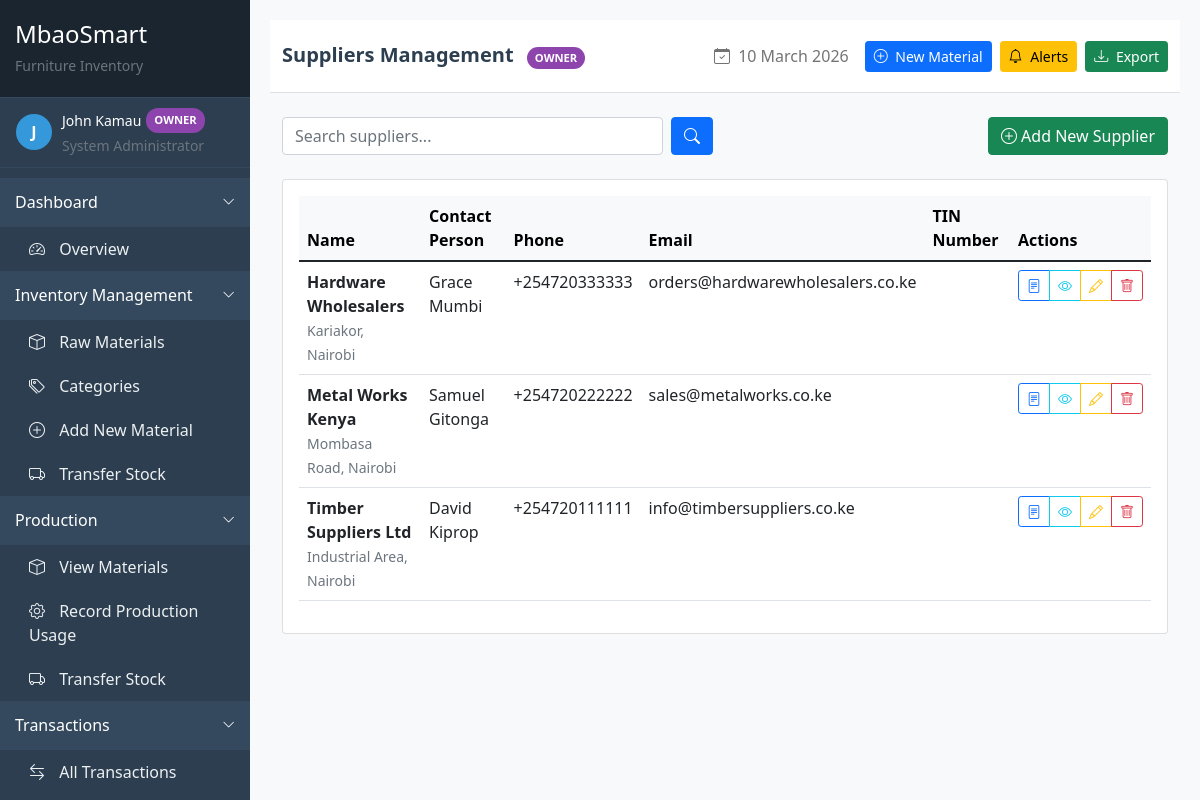
The app's page /procurement/suppliers/ (signed in) with its own data.
### accounts/models.py (models this page shows, shortened)
class User(AbstractUser):
    USER_ROLES = (
        ('owner', 'Owner'),
        ('store_manager', 'Store Manager'),
        ('production_manager', 'Production Manager'),
        ('supervisor', 'Supervisor'),
        ('accountant', 'Accountant'),
        ('fundi', 'Fundi/Worker'),
        ('sales_person', 'Sales Person'),
        ('shop_manager', 'Shop Manager'),
    )
    phone_regex = RegexValidator(
        regex=r'^\+?1?\d{9,15}$',
        message="Phone number must be entered in the format: '+254700123456'. Up to 15 digits allowed."
    )
    role = models.CharField(max_length=20, choices=USER_ROLES, default='fundi')
    phone_number = models.CharField(validators=[phone_regex], max_length=17, blank=True)
    address = models.TextField(blank=True)
    id_number = models.CharField(max_length=20, blank=True)
    kra_pin = models.CharField(max_length=20, blank=True)
    nhif_number = models.CharField(max_length=20, blank=True)
    nssf_number = models.CharField(max_length=20, blank=True)
    bank_name = models.CharField(max_length=100, blank=True)
    bank_account = models.CharField(max_length=50, blank=True)
    branch = models.CharField(max_length=100, blank=True)
    date_joined = models.DateField(auto_now_add=True)
    profile_picture = models.ImageField(upload_to='profile_pics/', blank=True)
    is_active = models.BooleanField(default=True)
    class Meta:
        ordering = ['-date_joined']

### procurement/models.py (models this page shows, shortened)
class Supplier(models.Model):
    name = models.CharField(max_length=200)
    contact_person = models.CharField(max_length=100)
    phone = models.CharField(max_length=20)
    email = models.EmailField()
    address = models.TextField()
    tin_number = models.CharField(max_length=50, verbose_name="TIN Number")
    created_at = models.DateTimeField(auto_now_add=True)
    updated_at = models.DateTimeField(auto_now=True)
    class Meta:
        ordering = ['name']
        verbose_name = "Supplier"
        verbose_name_plural = "Suppliers"

### procurement/views.py (the view, shortened to what this page needs)
# urls.py: path('suppliers/', views.SupplierListView.as_view(), name='supplier_list'),
class SupplierListView(LoginRequiredMixin, PermissionRequiredMixin, ListView):
    model = Supplier
    template_name = 'procurement/supplier_list.html'
    context_object_name = 'suppliers'
    permission_required = 'procurement.view_supplier'
    paginate_by = 20
    def get_queryset(self):
        queryset = super().get_queryset()
        search_query = self.request.GET.get('search', '')
        return queryset

### inventory/context_processors.py (called while the page is built)
def stock_alert_count(request):
    if request.user.is_authenticated:
        count = StockAlert.objects.filter(is_active=True).count()
        return {'stock_alert_count': count}
    return {'stock_alert_count': 0}

### templates/procurement/supplier_list.html (shortened to what this page needs)
{% extends 'base/base.html' %}
{% load crispy_forms_tags %}
{% block page_title %}Suppliers Management{% endblock %}
{% block content %}
<div class="row mb-4">
    <div class="col-md-6">
        <form method="get" class="d-flex">
            <input type="text" name="search" class="form-control me-2"
                   placeholder="Search suppliers..." value="{{ request.GET.search }}">
            <button type="submit" class="btn btn-primary">
                <i class="bi bi-search"></i>
            </button>
        </form>
    </div>
    <div class="col-md-6 text-end">
        {% if perms.procurement.add_supplier %}
        <a href="{% url 'accounts:supplier_create' %}" class="btn btn-success">
            <i class="bi bi-plus-circle"></i> Add New Supplier
        </a>
        {% endif %}
    </div>
</div>
<div class="card">
    <div class="card-body">
        <div class="table-responsive">
            <table class="table table-hover">
                <thead class="table-light">
                    <tr>
                        <th>Name</th>
                        <th>Contact Person</th>
                        <th>Phone</th>
                        <th>Email</th>
                        <th>TIN Number</th>
                        <th>Actions</th>
                    </tr>
                </thead>
                <tbody>
                    {% for supplier in suppliers %}
                    <tr>
                        <td>
                            <strong>{{ supplier.name }}</strong><br>
                            <small class="text-muted">{{ supplier.address|truncatechars:50 }}</small>
                        </td>
                        <td>{{ supplier.contact_person }}</td>
                        <td>{{ supplier.phone }}</td>
                        <td>{{ supplier.email }}</td>
                        <td>{{ supplier.tin_number }}</td>
                        <td>
                            <div class="btn-group btn-group-sm">
                                <a href="{% url 'accounts:purchase_order_create' %}?supplier={{ supplier.id }}"
                                   class="btn btn-outline-primary" title="Create PO">
                                    <i class="bi bi-file-text"></i>
                                </a>
                                <a href="#" class="btn btn-outline-info" title="View Details">
                                    <i class="bi bi-eye"></i>
                                </a>
                                {% if perms.procurement.change_supplier %}
                                <a href="{% url 'accounts:supplier_edit' supplier.pk %}"
                                   class="btn btn-outline-warning" title="Edit">
                                    <i class="bi bi-pencil"></i>
                                </a>
                                {% endif %}
                                {% if perms.procurement.delete_supplier %}
                                <a href="{% url 'accounts:supplier_delete' supplier.pk %}"
                                   class="btn btn-outline-danger confirm-delete" title="Delete">
                                    <i class="bi bi-trash"></i>
                                </a>
                                {% endif %}
                            </div>
                        </td>
                    </tr>
                    {% endfor %}
                </tbody>
            </table>
        </div>
    </div>
</div>
{% endblock %}

### templates/base/base.html (shortened to what this page needs)
<!DOCTYPE html>
<html lang="en">
<head>
    <link href="https://cdn.jsdelivr.net/npm/bootstrap@5.1.3/dist/css/bootstrap.min.css" rel="stylesheet">
    <link rel="stylesheet" href="https://cdn.jsdelivr.net/npm/bootstrap-icons@1.8.1/font/bootstrap-icons.css">
</head>
<body>
    <div class="sidebar" id="sidebarMenu">
        <div class="sidebar-header">
            <h4 class="text-white mb-1">MbaoSmart</h4>
            <small class="text-muted">Furniture Inventory</small>
        </div>
        <div class="sidebar-content">
            <div class="user-info px-3">
                <div class="d-flex align-items-center">
                    <div class="user-avatar">
                        {{ request.user.get_full_name|default:request.user.username|first|upper }}
                    </div>
                    <div>
                        <div class="text-white small d-flex align-items-center">
                            {{ request.user.get_full_name|default:request.user.username }}
                            <span class="role-badge {{ request.user.role }}">{{ request.user.get_role_display }}</span>
                        </div>
                        <small class="text-muted">
                            {% if request.user.role == 'owner' %}System Administrator
                            {% elif request.user.role == 'store_manager' %}Inventory Manager
                            {% elif request.user.role == 'production_manager' %}Production Manager
                            {% elif request.user.role == 'accountant' %}Financial Controller
                            {% elif request.user.role == 'fundi' %}Workshop Staff
                            {% else %}Staff Member{% endif %}
                        </small>
                    </div>
                </div>
            </div>
            <div class="menu-section {% if request.resolver_match.url_name == 'dashboard' %}active{% endif %}" data-toggle="dashboard-section">
                <span>Dashboard</span>
                <i class="bi bi-chevron-down toggle-icon"></i>
            </div>
            <div class="submenu" id="dashboard-section">
                <a class="menu-item {% if request.resolver_match.url_name == 'dashboard' %}active{% endif %}"
                   href="{% url 'inventory:dashboard' %}">
                    <div>
                        <i class="bi bi-speedometer2"></i> Overview
                    </div>
                </a>
            </div>
            {% if request.user.role == 'owner' or request.user.role == 'store_manager' %}
            <div class="menu-section" data-toggle="inventory-section">
                <span>Inventory Management</span>
                <i class="bi bi-chevron-down toggle-icon"></i>
            </div>
            <div class="submenu" id="inventory-section">
                <a class="menu-item {% if 'raw-material-list' in request.path %}active{% endif %}"
                   href="{% url 'inventory:raw_material_list' %}">
                    <div>
                        <i class="bi bi-box"></i> Raw Materials
                    </div>
                </a>
                <a class="menu-item {% if 'category-list' in request.path %}active{% endif %}"
                   href="{% url 'inventory:category_list' %}">
                    <div>
                        <i class="bi bi-tags"></i> Categories
                    </div>
                </a>
                <a class="menu-item {% if 'raw-material-create' in request.path %}active{% endif %}"
                   href="{% url 'inventory:raw_material_create' %}">
                    <div>
                        <i class="bi bi-plus-circle"></i> Add New Material
                    </div>
                </a>
                <a class="menu-item {% if 'transfer-stock' in request.path %}active{% endif %}"
                   href="{% url 'inventory:transfer_stock' %}">
                    <div>
                        <i class="bi bi-truck"></i> Transfer Stock
                    </div>
                </a>
            </div>
            {% endif %}
            {% if request.user.role == 'owner' or request.user.role == 'production_manager' %}
            <div class="menu-section" data-toggle="production-section">
                <span>Production</span>
                <i class="bi bi-chevron-down toggle-icon"></i>
            </div>
            <div class="submenu" id="production-section">
                <a class="menu-item {% if 'raw-material-list' in request.path %}active{% endif %}"
                   href="{% url 'inventory:raw_material_list' %}">
                    <div>
                        <i class="bi bi-box"></i> View Materials
                    </div>
                </a>
                <a class="menu-item {% if 'production-usage' in request.path %}active{% endif %}"
                   href="#">
                    <div>
                        <i class="bi bi-gear"></i> Record Production Usage
                    </div>
                </a>
                <a class="menu-item {% if 'transfer-stock' in request.path %}active{% endif %}"
                   href="{% url 'inventory:transfer_stock' %}">
                    <div>
                        <i class="bi bi-truck"></i> Transfer Stock
                    </div>
                </a>
            </div>
            {% endif %}
            {% if request.user.role == 'owner' or request.user.role == 'store_manager' or request.user.role == 'production_manager' %}
            <div class="menu-section" data-toggle="transactions-section">
                <span>Transactions</span>
                <i class="bi bi-chevron-down toggle-icon"></i>
            </div>
            <div class="submenu" id="transactions-section">
                <a class="menu-item {% if 'transaction-list' in request.path %}active{% endif %}"
                   href="{% url 'inventory:transaction_list' %}">
                    <div>
                        <i class="bi bi-arrow-left-right"></i> All Transactions
                    </div>
                </a>
                {% if request.user.role == 'owner' or request.user.role == 'store_manager' %}
                <a class="menu-item {% if 'transaction-create' in request.path %}active{% endif %}"
                   href="{% url 'inventory:transaction_create' %}">
                </a>
                {% endif %}
            </div>
            {% endif %}
        </div>
    </div>
    <div class="main-content" id="mainContent">
        <nav class="navbar navbar-expand-lg navbar-light bg-white border-bottom py-3 mb-4">
            <div class="container-fluid">
                <div class="navbar-nav me-auto">
                    <span class="navbar-brand mb-0 h1">
                        {% block page_title %}{% endblock %}
                        <span class="role-badge {{ request.user.role }} ms-2">{{ request.user.get_role_display }}</span>
                    </span>
                </div>
                <div class="d-flex align-items-center">
                    <span class="navbar-text me-3 d-none d-md-block">
                        <i class="bi bi-calendar-check me-1"></i> {% now "j F Y" %}
                    </span>
                    {% if request.user.role == 'owner' or request.user.role == 'store_manager' %}
                    <a href="{% url 'inventory:raw_material_create' %}" class="btn btn-primary btn-sm me-2">
                        <i class="bi bi-plus-circle me-1"></i> New Material
                    </a>
                    {% endif %}
                    {% if request.user.role == 'owner' or request.user.role == 'store_manager' %}
                    <a href="{% url 'inventory:stock_alerts' %}" class="btn btn-warning btn-sm me-2 position-relative">
                        <i class="bi bi-bell me-1"></i> Alerts
                    </a>
                    {% endif %}
                    {% if request.user.role == 'owner' or request.user.role == 'accountant' %}
                    <a href="{% url 'inventory:stock_report' %}?export=csv" class="btn btn-success btn-sm">
                        <i class="bi bi-download me-1"></i> Export
                    </a>
                    {% endif %}
                </div>
            </div>
        </nav>
        <div class="container-fluid">
            {% block content %}
            {% endblock %}
        </div>
    </div>
</body>
</html>

### templates/base/base.html (style rules this page uses)
:root { --primary-color: #2c3e50; --secondary-color: #3498db; --accent-color: #e74c3c; }
body { font-family: 'Segoe UI', Tahoma, Geneva, Verdana, sans-serif; background-color: #f8f9fa; }
.sidebar { background-color: var(--primary-color); min-height: 100vh; color: white; width: 250px; position: fixed; left: 0; top: 0; overflow-y: auto; display: flex; flex-direction: column; }
.sidebar-content { flex: 1; overflow-y: auto; }
.sidebar a { color: #ecf0f1; text-decoration: none; display: block; transition: all 0.3s ease; }
.sidebar-header { padding: 20px 15px; border-bottom: 1px solid #34495e; background-color: #1a252f; }
.role-badge { display: inline-block; padding: 4px 8px; border-radius: 12px; font-size: 0.7rem; font-weight: 600; text-transform: uppercase; margin-left: 5px; }
.role-badge.owner { background-color: #8e44ad; color: white; }
.menu-section { cursor: pointer; padding: 12px 15px; border-bottom: 1px solid #34495e; background-color: #34495e; display: flex; justify-content: space-between; align-items: center; user-select: none; }
.menu-section .toggle-icon { transition: transform 0.3s; font-size: 0.8rem; }
.submenu { background-color: #2c3e50; overflow: hidden; transition: max-height 0.3s ease-out; }
.menu-item { padding: 10px 15px 10px 25px; border-left: 4px solid transparent; display: flex; align-items: center; justify-content: space-between; }
.menu-item i { width: 20px; margin-right: 10px; text-align: center; }
.user-info { padding: 10px 0; border-bottom: 1px solid #34495e; margin-bottom: 10px; }
.user-avatar { width: 36px; height: 36px; border-radius: 50%; background-color: #3498db; display: flex; align-items: center; justify-content: center; font-weight: bold; font-size: 16px; margin-right: 10px; }
.main-content { margin-left: 250px; padding: 20px; min-height: 100vh; }
.navbar-brand { font-weight: bold; color: var(--primary-color) !important; }

### records on screen
User: user.get_full_name|first "J", user.get_full_name "John Kamau", user.role "OWNER"
Supplier: name "Hardware Wholesalers", address "Kariakor, Nairobi", contact_person "Grace Mumbi", phone "+254720333333", email "orders@hardwarewholesalers.co.ke"
Supplier: name "Metal Works Kenya", address "Mombasa Road, Nairobi", contact_person "Samuel Gitonga", phone "+254720222222", email "sales@metalworks.co.ke"
Supplier: name "Timber Suppliers Ltd", address "Industrial Area, Nairobi", contact_person "David Kiprop", phone "+254720111111", email "info@timbersuppliers.co.ke"
